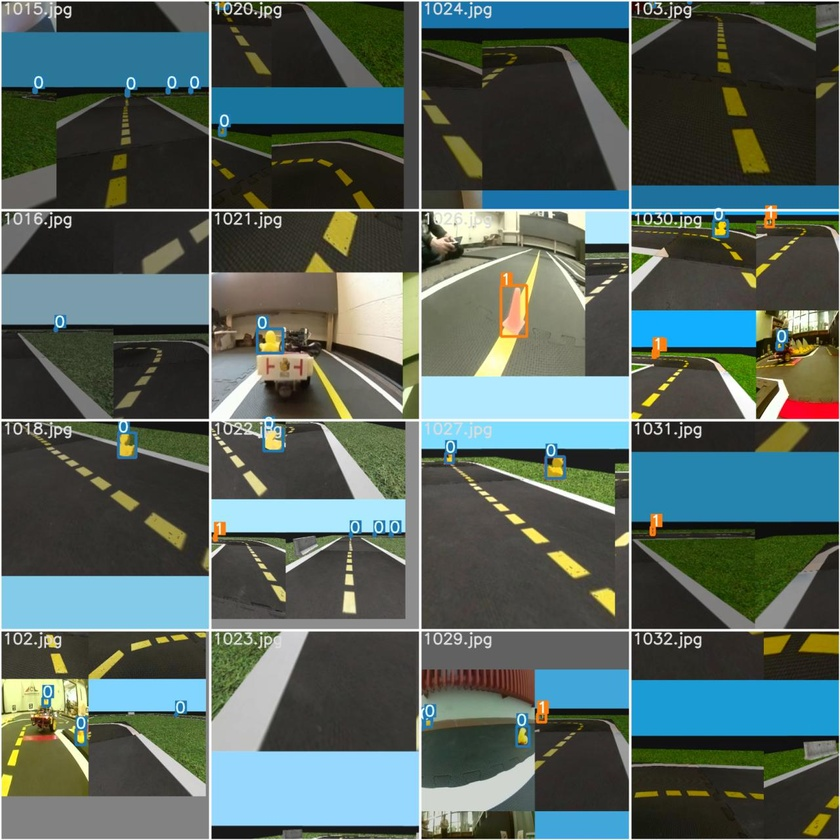
#> input picture tasks/assets/images/train_batch1.jpg, 840 x 840 px, shrunk from 1280 x 1280 before the run; its folder holds only this picture in this run
$ python -i visual_servoing_activity.py   (imports and definitions only)   (older library calls are emulated)
#> lines starting #> are read from the running program, lines starting #| are printed output that depends on the picture; after the words box and inside, x2 and y2 are one past the last pixel; in counts of white or black regions, pixels touching at a corner belong together
#> further down, picture is the input picture: shape (840, 840, 3); mean B, G, R 93.4, 99.2, 84.1
from typing import Tuple
import os
import numpy as np
import cv2
import yaml

_HSV_FILE = os.path.join(os.path.dirname(__file__), '..', '..', '..', 'config', 'lane_servoing_hsv_config.yaml')
# [5 lines not run here, left out]

# [1 line that did not run here, left out]
# [1 line that did not run here, left out]

# [1 line that did not run here, left out]
# [1 line that did not run here, left out]


def _clean_lane_mask(mask: np.ndarray, h: int, w: int, fill: bool = False) -> np.ndarray:
    """Keep stable lane-color blobs and remove speckle/noise."""
    roi = np.zeros((h, w), dtype=np.uint8)
    roi[int(h * 0.42):, :] = 255
    mask = cv2.bitwise_and(mask, roi)

    kernel = cv2.getStructuringElement(cv2.MORPH_RECT, (5, 5))
    close_kernel = cv2.getStructuringElement(cv2.MORPH_RECT, (11, 7)) if fill else kernel
    mask = cv2.morphologyEx(mask, cv2.MORPH_OPEN, kernel)
    mask = cv2.morphologyEx(mask, cv2.MORPH_CLOSE, close_kernel)
    if fill:
        mask = cv2.dilate(mask, cv2.getStructuringElement(cv2.MORPH_RECT, (5, 5)), iterations=1)

    contours, _ = cv2.findContours(mask, cv2.RETR_EXTERNAL, cv2.CHAIN_APPROX_SIMPLE)
    cleaned = np.zeros_like(mask)
    min_area = max(25, int(h * w * 0.00012))
    for contour in contours:
        if cv2.contourArea(contour) >= min_area:
            cv2.drawContours(cleaned, [contour], -1, 255, -1)
    return cleaned


def detect_lane_markings(image: np.ndarray) -> Tuple[np.ndarray, np.ndarray]:
    h, w = image.shape[:2]
#> h = 840; w = 840

    gray = cv2.cvtColor(image, cv2.COLOR_BGR2GRAY)
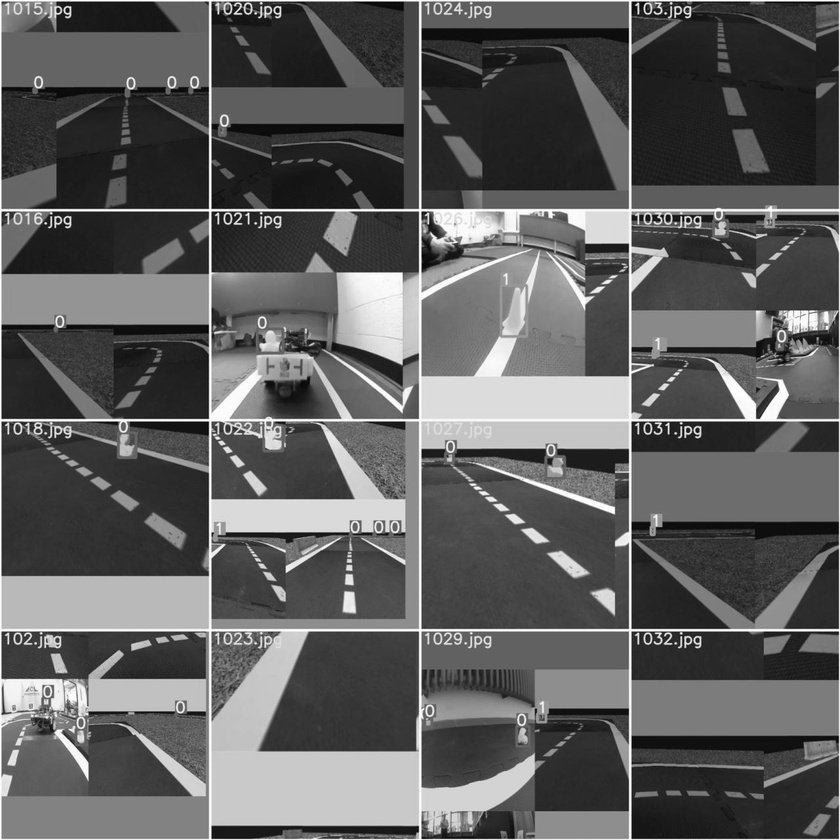
#> gray: shape (840, 840); min 0, max 255, mean 94.1
    hsv = cv2.cvtColor(image, cv2.COLOR_BGR2HSV)
#> hsv: shape (840, 840, 3); mean H, S, V 45.5, 81.4, 109.3
    blurred = cv2.GaussianBlur(gray, (0, 0), sigmaX=2)
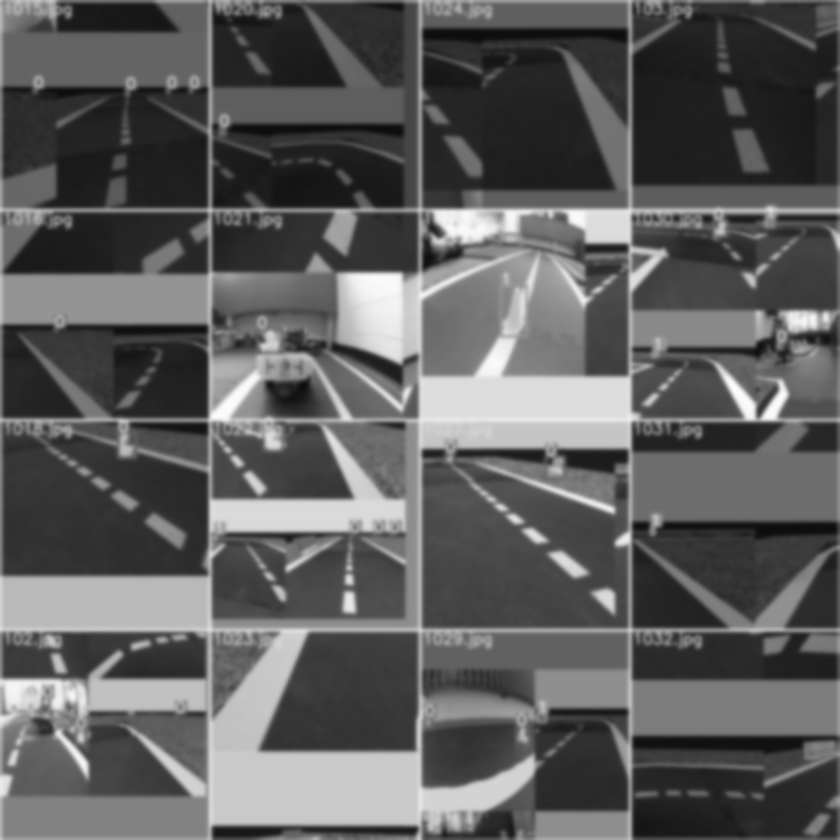
#> blurred: shape (840, 840); min 13, max 252, mean 93.8

    sobelx = cv2.Sobel(blurred, cv2.CV_64F, 1, 0)
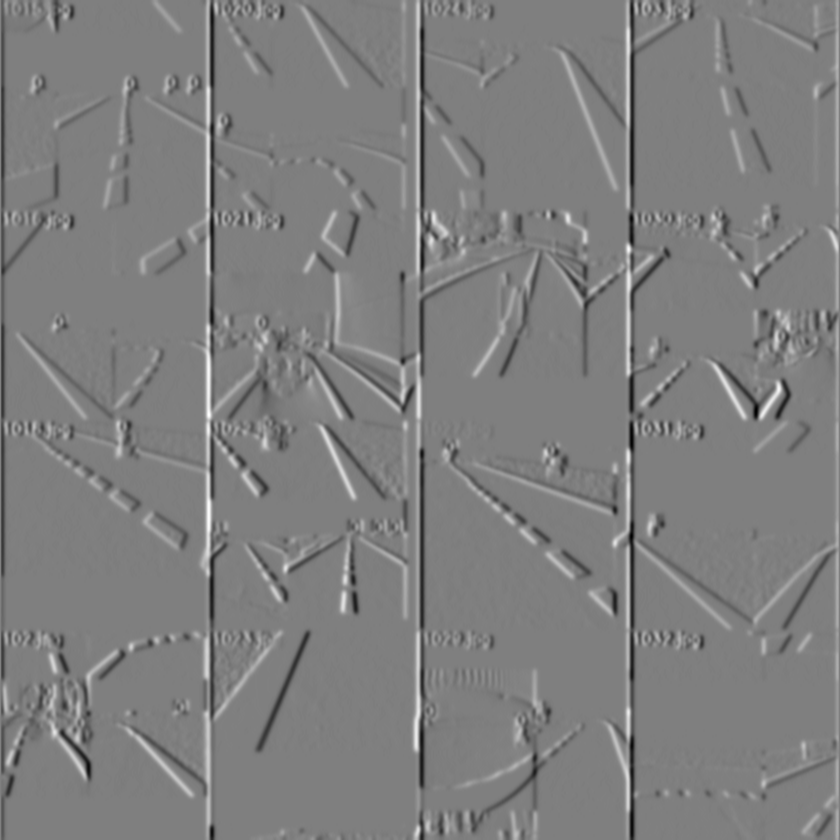
#> sobelx: shape (840, 840) float64; min -305, max 307, mean -0.4; drawn with min black and max white
    sobely = cv2.Sobel(blurred, cv2.CV_64F, 0, 1)
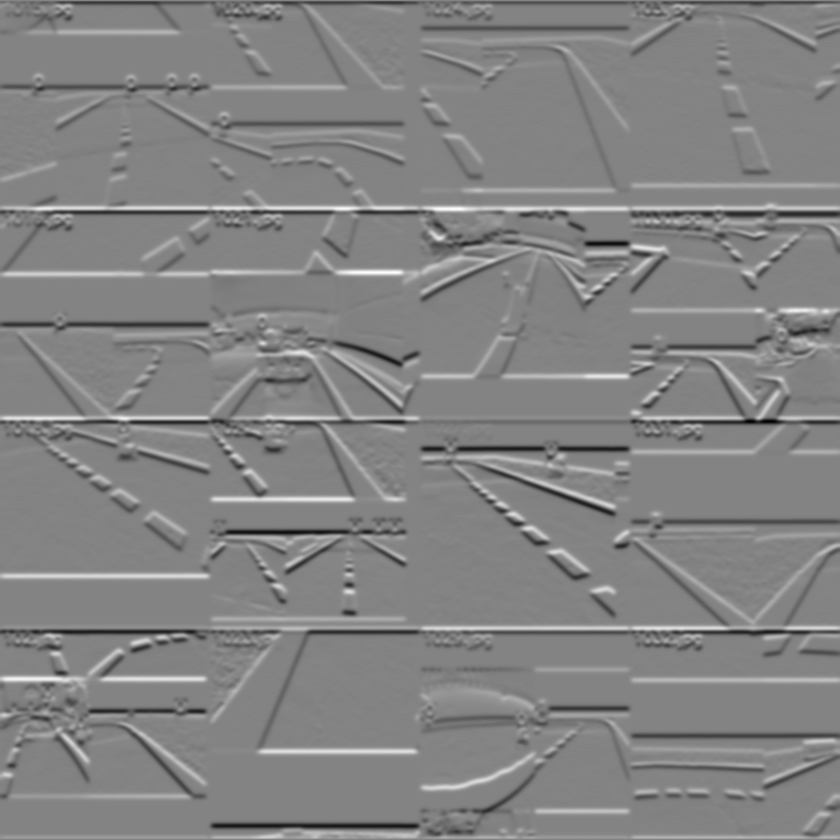
#> sobely: shape (840, 840) float64; min -328, max 308, mean -0.1; drawn with min black and max white
    gradient_magnitude = np.sqrt(sobelx ** 2 + sobely ** 2)
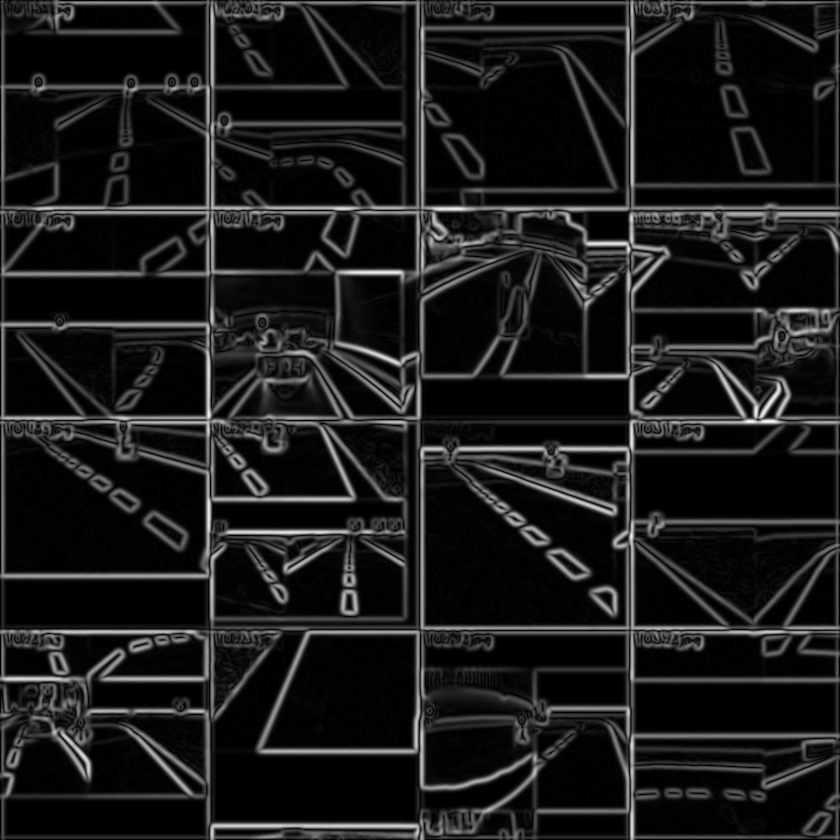
#> gradient_magnitude: shape (840, 840) float64; min 0, max 328, mean 34.7; drawn with min black and max white
    edge_support = cv2.dilate(
        (gradient_magnitude > 25).astype(np.uint8) * 255,
        cv2.getStructuringElement(cv2.MORPH_RECT, (3, 3)),
    )
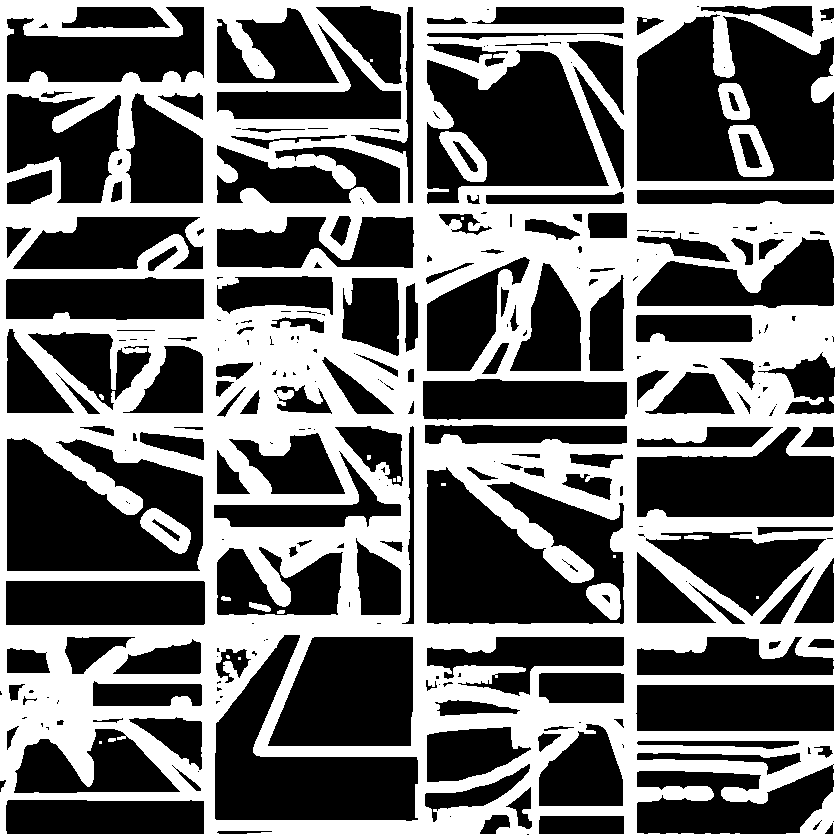
#> edge_support: shape (840, 840); 43.4% white; 23 white regions (10 under 20 px), largest, box (x1, y1, x2, y2) and area: (0, 0, 840, 840) 300613, (728, 125, 774, 177) 1266, (439, 131, 487, 182) 1249

#> (the run stopped early here; a loop or call above may not have finished)
